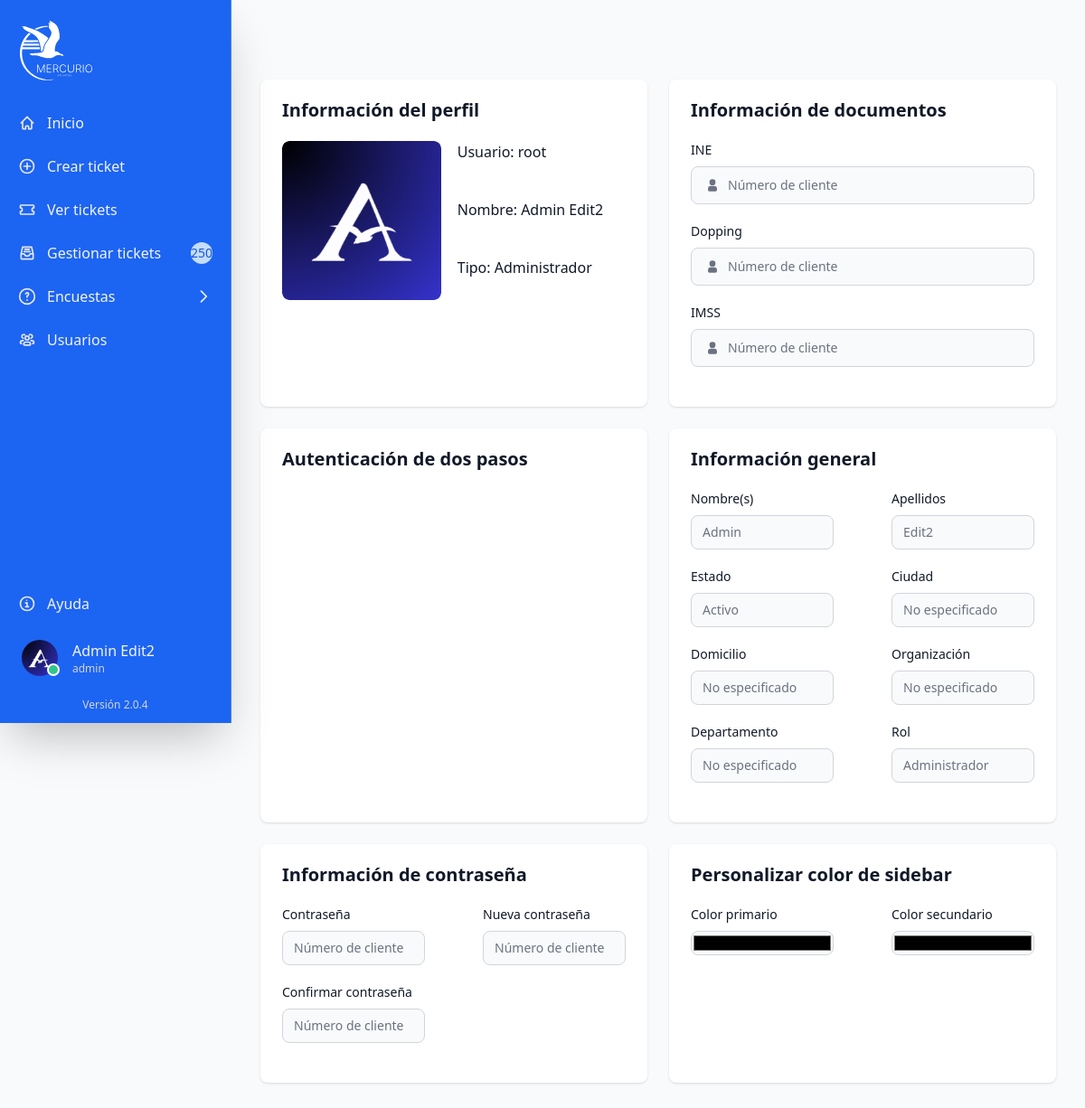
Screenshot of /src/web/ajustes.php (signed in) with the database file from the repository.
### tables this page shows
CREATE TABLE IF NOT EXISTS `users` (
  `userId` int NOT NULL AUTO_INCREMENT,
  `user` varchar(50) NOT NULL,
  `nombre` varchar(55) NOT NULL,
  `apellido` varchar(55) NOT NULL,
  `email` varchar(200) NOT NULL,
  `imagen` varchar(255) NOT NULL,
  `credencial` varchar(255) NOT NULL,
  `tipo` varchar(20) NOT NULL,
  `password` varchar(255) NOT NULL,
  `code` varchar(255) DEFAULT NULL,
  `token` varchar(255) DEFAULT NULL,
  `token_expiration` timestamp NULL DEFAULT NULL,
  `userStatus` tinyint NOT NULL,
  `fhCreacion` datetime NOT NULL,
  `fhBaja` datetime DEFAULT NULL,
  PRIMARY KEY (`userId`)
);

### src/web/ajustes.php (the view, shortened to what the rows shown need)
<?php
include '../configuration/conn-session.php';
if (isset($_SESSION['userId'])) {
    $id = $_SESSION['userId'];
    $sql = "SELECT * FROM users WHERE userId = ?";
    $stmt = $conn->prepare($sql);
    $stmt->bind_param('i', $id);
    $stmt->execute();
    $result = $stmt->get_result();
    $row = $result->fetch_assoc();
}
function userStatus($status)
{
    if ($status == 0) {
        return 'Activo';
    } else {
        return 'Inactivo';
    }
}
?>
<!DOCTYPE html>
<html lang="es">
<head>
    <link rel="stylesheet" href="../output.css">
    <link rel="stylesheet" href="./loading.css">
</head>
<body class="bg-gray-50 dark:bg-gray-700">
    <div class="p-4 sm:ml-64">
        <div class="p-4 mt-14">
            <div class="grid grid-cols-1 gap-4 mb-4">
                <div class="grid lg:grid-cols-2 sm:grid-cols-1 gap-y-6 gap-x-6">
                    <div class="max-w-full w-full bg-white rounded-lg shadow dark:bg-gray-800 p-4 md:p-6">
                        <div class="grid grid-rows-3 grid-flow-col gap-4">
                            <div class="col-span-3">
                                <p class="text-base font-medium text-gray-900 dark:text-white">Usuario: <span
                                        class="font-normal"><?php echo $row['user']; ?></span></p>
                            </div>
                            <div class="col-span-2">
                                <p class="text-base font-medium text-gray-900 dark:text-white">Nombre: <span
                                        class="font-normal"><?php echo $row['nombre'] . ' ' . $row['apellido']; ?></span>
                                </p>
                            </div>
                        </div>
                    </div>
                    <div class="max-w-full w-full bg-white rounded-lg shadow dark:bg-gray-800 p-4 md:p-6">
                        <div class="grid grid-cols-2 gap-x-16">
                            <div class="mb-5">
                                <label for="numCliente"
                                    class="block mb-2 text-sm font-medium text-gray-900 dark:text-white">Nombre(s)</label>
                                <input type="text" id="numCliente"
                                    class="bg-gray-50 border border-gray-300 text-gray-900 text-sm rounded-lg focus:ring-blue-500 focus:border-blue-500 block w-full dark:bg-gray-700 dark:border-gray-600 dark:placeholder-gray-400 dark:text-white dark:focus:ring-blue-500 dark:focus:border-blue-500"
                                    placeholder="<?php echo $row['nombre']; ?>" disabled readonly required>
                            </div>
                            <div class="mb-5">
                                <label for="numCliente"
                                    class="block mb-2 text-sm font-medium text-gray-900 dark:text-white">Apellidos</label>
                                <input type="text" id="numCliente"
                                    class="bg-gray-50 border border-gray-300 text-gray-900 text-sm rounded-lg focus:ring-blue-500 focus:border-blue-500 block w-full dark:bg-gray-700 dark:border-gray-600 dark:placeholder-gray-400 dark:text-white dark:focus:ring-blue-500 dark:focus:border-blue-500"
                                    placeholder="<?php echo $row['apellido']; ?>" disabled readonly required>
                            </div>
                            <div class="mb-5">
                                <label for="numCliente"
                                    class="block mb-2 text-sm font-medium text-gray-900 dark:text-white">Estado</label>
                                <input type="text" id="numCliente"
                                    class="bg-gray-50 border border-gray-300 text-gray-900 text-sm rounded-lg focus:ring-blue-500 focus:border-blue-500 block w-full dark:bg-gray-700 dark:border-gray-600 dark:placeholder-gray-400 dark:text-white dark:focus:ring-blue-500 dark:focus:border-blue-500"
                                    placeholder="<?php echo userStatus($row['userStatus']); ?>" disabled readonly
                                    required>
                            </div>
                            <div class="mb-5">
                                <label for="numCliente"
                                    class="block mb-2 text-sm font-medium text-gray-900 dark:text-white">Rol</label>
                                <input type="text" id="numCliente"
                                    class="bg-gray-50 border border-gray-300 text-gray-900 text-sm rounded-lg focus:ring-blue-500 focus:border-blue-500 block w-full dark:bg-gray-700 dark:border-gray-600 dark:placeholder-gray-400 dark:text-white dark:focus:ring-blue-500 dark:focus:border-blue-500"
                                    placeholder="<?php echo userType($row['tipo']); ?>" disabled readonly required>
                            </div>
                        </div>
                    </div>
                </div>
            </div>
        </div>
    </div>
</body>
</html>

### rows the page displays
users: user "root", nombre "Admin", apellido "Edit2"

### other values shown
$totalTickets "250"
$_SESSION['nombre'] "Admin"
$_SESSION['apellido'] "Edit2"
$_SESSION['tipo'] "admin"
